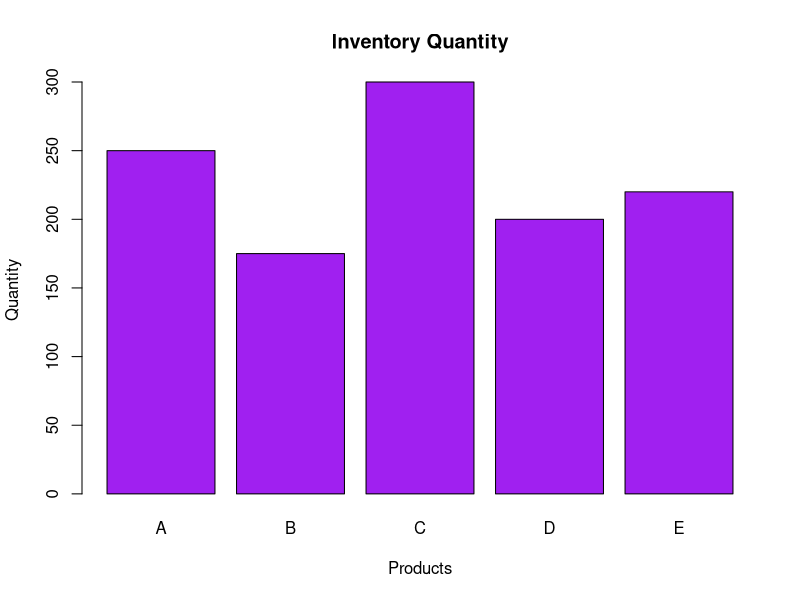
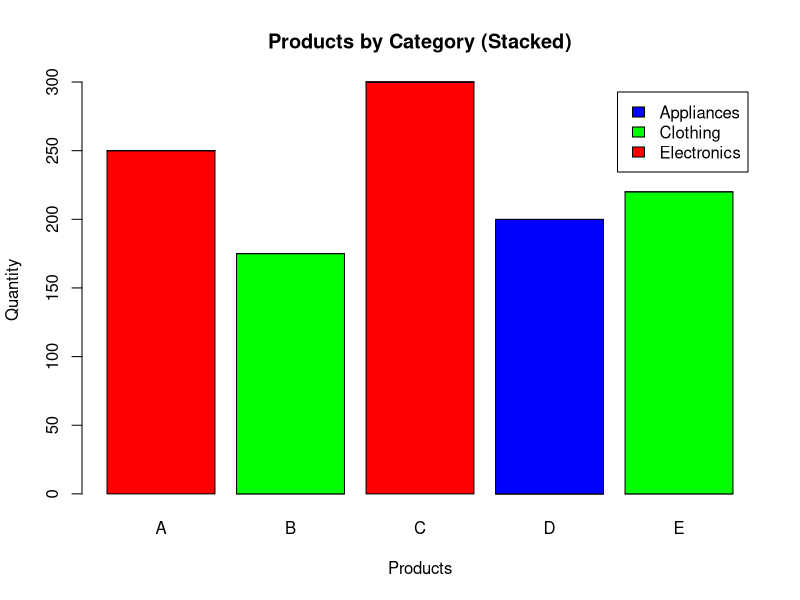
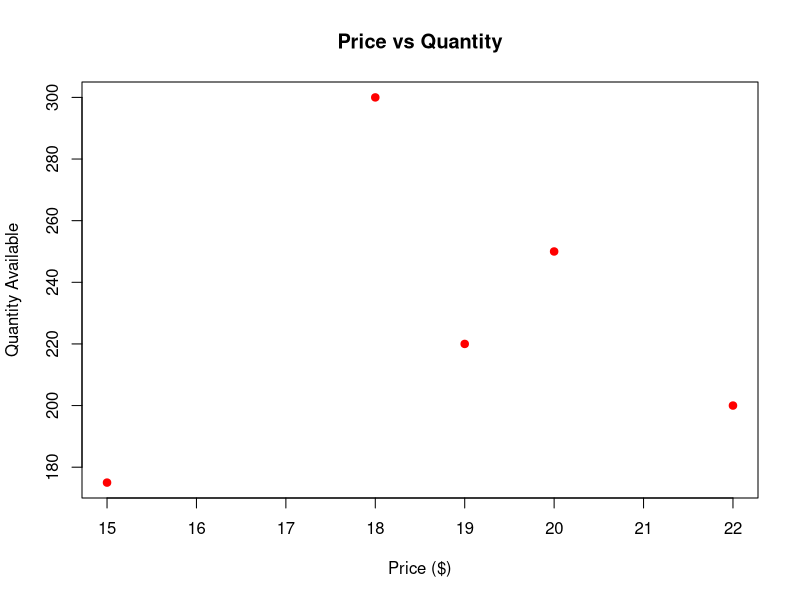

The R source for these figures, in order:
# --- Set 4: Product Inventory Management ---

# Dataset
products <- c("A","B","C","D","E")
qty <- c(250,175,300,200,220)
categories <- c("Electronics","Clothing","Electronics","Appliances","Clothing")
price <- c(20,15,18,22,19)   # Example product prices

# 1. Bar Chart
barplot(qty,
        names.arg=products,
        col="purple",
        main="Inventory Quantity",
        xlab="Products",
        ylab="Quantity")

# 2. Stacked Bar Chart (quantities by category)
# Build a matrix: rows = categories, columns = products
stack_data <- matrix(0, nrow=3, ncol=5)
rownames(stack_data) <- c("Electronics","Clothing","Appliances")
colnames(stack_data) <- products

for(i in 1:length(products)){
  stack_data[categories[i], products[i]] <- qty[i]
}

barplot(stack_data,
        col=rainbow(3),
        main="Products by Category (Stacked)",
        xlab="Products",
        ylab="Quantity",
        legend.text=rownames(stack_data))

# 3. Scatter Plot
plot(price, qty,
     pch=19,
     col="red",
     xlab="Price ($)",
     ylab="Quantity Available",
     main="Price vs Quantity")
